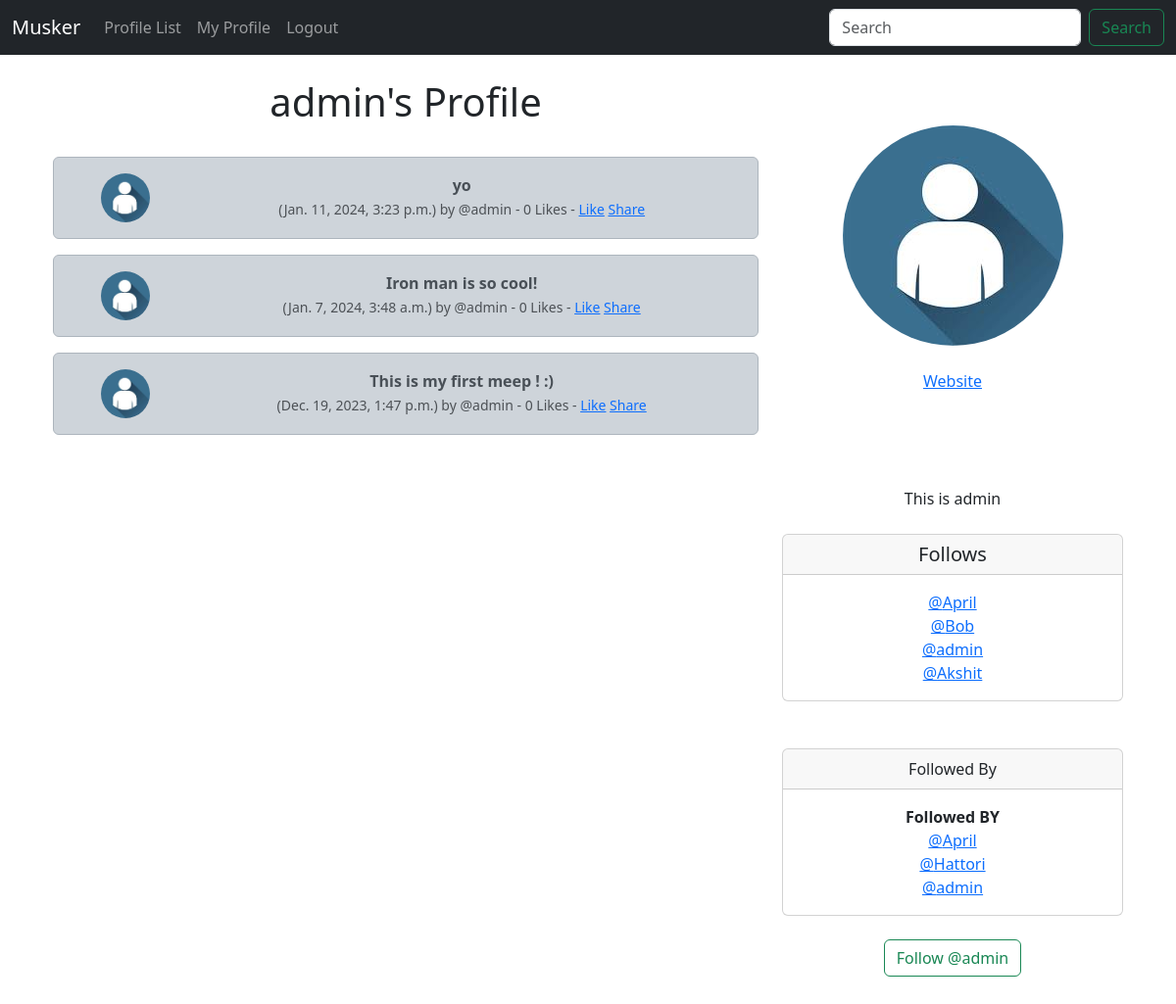
/profile/1 (signed in), run on the app's committed database.
### musker/models.py (models this page shows, shortened)
class Profile(models.Model):
    user = models.OneToOneField(User, on_delete=models.CASCADE)
    follows = models.ManyToManyField('self', related_name='followed_by', symmetrical=False, blank=True)
    date_modified = models.DateTimeField(User, auto_now=True)
    profile_image = models.ImageField(null = True, blank = True, upload_to='images/')
    profile_bio = models.CharField(null=True, blank=True, max_length=500)
    homepage_link = models.CharField(null=True, blank=True, max_length=100)
    facebook_link = models.CharField(null=True, blank=True, max_length=100)
    instagram_link = models.CharField(null=True, blank=True, max_length=100)
    linkedin_link = models.CharField(null=True, blank=True, max_length=100)
    def __str__(self):
        return self.user.username

class Meep(models.Model):
    user = models.ForeignKey(User, related_name="meeps", on_delete=models.DO_NOTHING)
    body = models.CharField(max_length=500)
    created_at = models.DateTimeField(auto_now_add=True)
    likes = models.ManyToManyField(User, related_name="meep_like", blank=True)
    def number_of_likes(self):
        return self.likes.count()

### musker/views.py (the view, shortened to what this page needs)
# urls.py: path('profile/<int:pk>', views.profile, name='profile'),
def profile(request, pk):
    if request.user.is_authenticated:
        profile = Profile.objects.get(user_id = pk)
        meeps = Meep.objects.filter(user_id = pk).order_by("-created_at")
        return render(request, 'profile.html', {'profile': profile, 'meeps': meeps})
    else:
        messages.success(request, 'login to view this page')
        return redirect('home')

### musker/templates/profile.html (shortened to what this page needs)
{% extends 'base.html' %}
{% load static %}
{% block content %}
{% if profile %}
    <div class="container text-center">
        <div class="row">
            <div class="col-8">
              <h1>{{ profile.user.username }}'s Profile</h1>
              <br/>
              {% if meeps %}
                {% for meep in meeps %}
                  <div class="alert alert-dark" role="alert">
                    <div class="container">
                      <div class="row">
                        <div class="col-2">
                          {% if profile.profile_image %}
                            <img src="{{ profile.profile_image.url }}" width=50 height=50 class="rounded-circle" alt="{{ profile.user.username }}">
                          {% else %}
                            <img src="{% static 'images/default_profile_pic.png' %}" width=50 height=50 class="rounded-circle" alt="Profile Image">
                          {% endif %}
                        </div>
                        <div class="col-10">
                          <strong>{{ meep.body }}</strong><br/>
                          <small class="text-muted">
                            ({{ meep.created_at }}) by @{{ meep.user.username }}
                            - {{ meep.number_of_likes }} Likes -
                            {% if user in meep.likes.all %}
                              <a href="{% url 'meep_like' meep.id %}">Unlike</a>
                            {% else %}
                              <a href="{% url 'meep_like' meep.id %}">Like</a>
                            {% endif %}
                            <a href="{% url 'meep_show' meep.id %}">Share</a>
                          </small>
                        </div><br/><br/>
                        </div>
                      </div>
                    </div>
                {% endfor %}
              {% endif %}
            </div>
            <div class="col-4">
              <br/><br/>
              {% if profile.profile_image %}
                <img src="{{ profile.profile_image.url }}" class="rounded-circle"><br/><br/>
              {% endif %}
              {% if profile.homepage_link %}
                <a href="{{ profile.homepage_link }}" target="new">Website</a>
              {% endif %}
              <br/>
              <br/>
              <br/>
              <br/><br/>
              {% if profile.profile_bio %}
                {{ profile.profile_bio }}
              {% endif %}
              <br/><br/>
                <div class="card">
                    <h5 class="card-header">
                      Follows
                    </h5>
                    <div class="card-body">
                      <p class="card-text">
                        {% for following in profile.follows.all %}
                            <a href="{% url 'profile' following.user.id %}">@{{ following }}<br/></a>
                        {% endfor %}
                      </p>
                    </div>
                </div>
                <br/><br/>
                <div class="card">
                    <div class="card-header">
                      Followed By
                    </div>
                    <div class="card-body">
                      <p class="card-text">
                        <strong>Followed BY</strong><br/>
                            {% for following in profile.followed_by.all %}
                                <a href="{% url 'profile' following.user.id %}">@{{ following }}<br/></a>
                            {% endfor %}
                      </p>
                    </div>
                  </div>
                  <br/>
                  <form method=POST>
                        {% if profile in user.profile.follows.all %}
                            <button class="btn btn-outline-danger" name="follow" value="unfollow" type="submit"> Unfollow @{{ profile.user.username }}
                            </button>
                        {% else %}
                            <button class="btn btn-outline-success" name="follow" value="follow" type="submit"> Follow @{{ profile.user.username }}
                            </button>
                        {% endif %}
                  </form>
                  <br/>
                  <br/><br/>
            </div>
        </div>
    </div>
{% endif %}
{% endblock %}

### data on the page
Profile: user.username "admin", profile_image (picture), profile_bio "This is admin"
Meep: profile_image (picture), body "yo", created_at "Jan. 11, 2024, 3:23 p.m.", user.username "admin", number_of_likes "0", shows "Like"
Meep: profile_image (picture), body "Iron man is so cool!", created_at "Jan. 7, 2024, 3:48 a.m.", user.username "admin", number_of_likes "0", shows "Like"
Meep: profile_image (picture), body "This is my first meep ! :)", created_at "Dec. 19, 2023, 1:47 p.m.", user.username "admin", number_of_likes "0", shows "Like"
Profile: user.username "April"
Profile: user.username "Bob"
Profile: user.username "Akshit"
Profile: user.username "Hattori"
